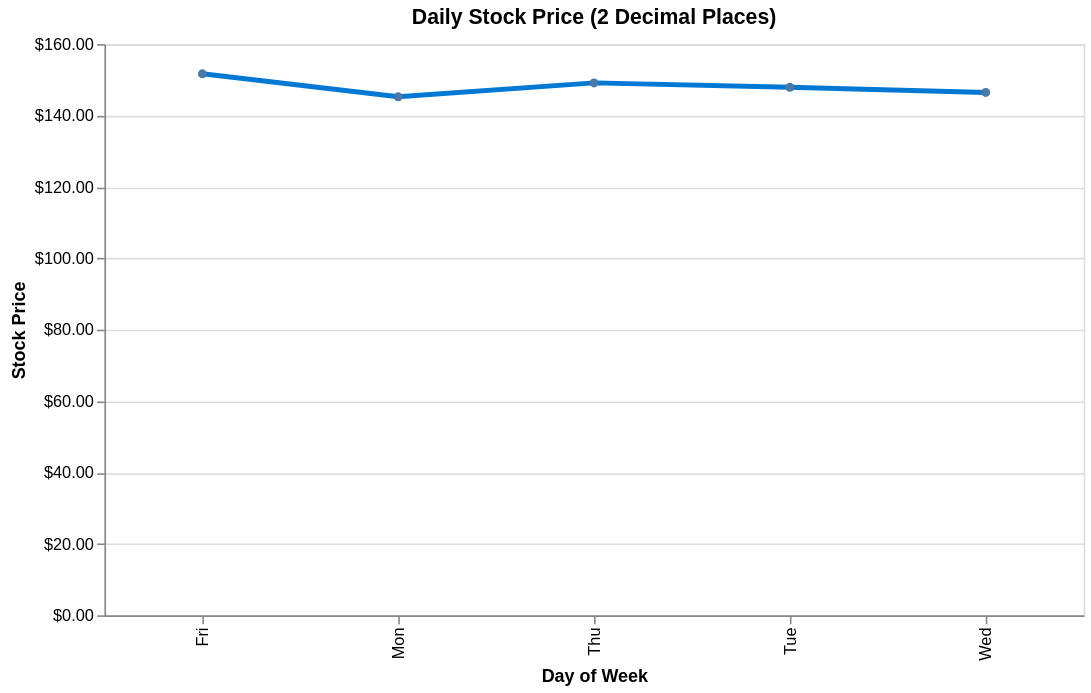

This figure's Vega-Lite source:
### Vega-Lite specification from a JSON file in a GitHub repository (floating-point values rounded to 4 significant figures)
{"$schema": "https://vega.github.io/schema/vega-lite/v6.json", "description": "Stock prices with 2 decimal places", "width": 600, "height": 350, "data": {"values": [{"day": "Mon", "price": 145.2}, {"day": "Tue", "price": 147.9}, {"day": "Wed", "price": 146.4}, {"day": "Thu", "price": 149.1}, {"day": "Fri", "price": 151.7}]}, "mark": {"type": "line", "point": true, "strokeWidth": 3, "color": "#0078D4"}, "encoding": {"x": {"field": "day", "type": "ordinal", "axis": {"title": "Day of Week"}}, "y": {"field": "price", "type": "quantitative", "axis": {"title": "Stock Price", "format": "$.2f"}}}, "title": "Daily Stock Price (2 Decimal Places)"}
